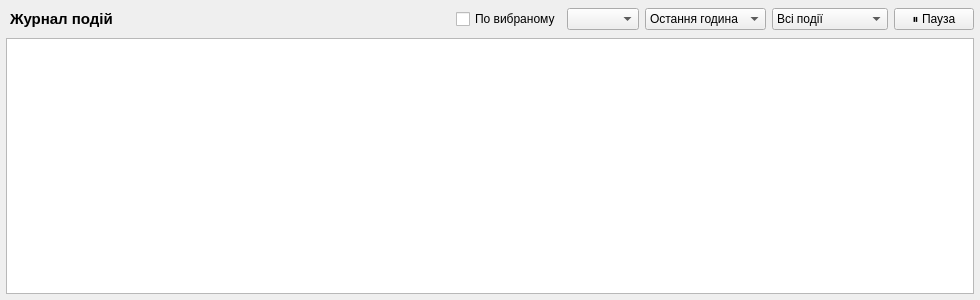
<?xml version="1.0" encoding="UTF-8"?>
<ui version="4.0">
 <class>EventLogPanel</class>
 <widget class="QWidget" name="EventLogPanel">
  <property name="geometry">
   <rect>
    <x>0</x>
    <y>0</y>
    <width>980</width>
    <height>300</height>
   </rect>
  </property>
  <layout class="QVBoxLayout" name="eventLogRootLayout">
   <property name="leftMargin">
    <number>6</number>
   </property>
   <property name="topMargin">
    <number>6</number>
   </property>
   <property name="rightMargin">
    <number>6</number>
   </property>
   <property name="bottomMargin">
    <number>6</number>
   </property>
   <item>
    <layout class="QHBoxLayout" name="toolbarLayout">
     <item>
      <widget class="QLabel" name="titleLabel">
       <property name="text">
        <string>Журнал подій</string>
       </property>
       <property name="styleSheet">
        <string notr="true">font-weight: 600; font-size: 11pt; padding: 4px 0;</string>
       </property>
      </widget>
     </item>
     <item>
      <spacer name="toolbarSpacer">
       <property name="orientation">
        <enum>Qt::Horizontal</enum>
       </property>
       <property name="sizeHint" stdset="0">
        <size>
         <width>40</width>
         <height>20</height>
        </size>
       </property>
      </spacer>
     </item>
     <item>
      <widget class="QCheckBox" name="contextToggle">
       <property name="toolTip">
        <string>Показувати тільки події поточного вибраного об'єкта (Ctrl+Shift+O)</string>
       </property>
       <property name="text">
        <string>По вибраному</string>
       </property>
      </widget>
     </item>
     <item>
      <widget class="QComboBox" name="sourceSelect"/>
     </item>
     <item>
      <widget class="QComboBox" name="rangeSelect">
       <item>
        <property name="text">
         <string>Остання година</string>
        </property>
       </item>
       <item>
        <property name="text">
         <string>Сьогодні</string>
        </property>
       </item>
       <item>
        <property name="text">
         <string>Всі</string>
        </property>
       </item>
      </widget>
     </item>
     <item>
      <widget class="QComboBox" name="severitySelect">
       <item>
        <property name="text">
         <string>Всі події</string>
        </property>
       </item>
       <item>
        <property name="text">
         <string>Критичні</string>
        </property>
       </item>
       <item>
        <property name="text">
         <string>Попередження</string>
        </property>
       </item>
       <item>
        <property name="text">
         <string>Інформаційні</string>
        </property>
       </item>
      </widget>
     </item>
     <item>
      <widget class="QPushButton" name="pauseButton">
       <property name="toolTip">
        <string>Пауза/продовження оновлення журналу (Ctrl+P)</string>
       </property>
       <property name="text">
        <string>⏸ Пауза</string>
       </property>
      </widget>
     </item>
    </layout>
   </item>
   <item>
    <widget class="QTableView" name="eventTable">
     <property name="alternatingRowColors">
      <bool>true</bool>
     </property>
     <property name="selectionBehavior">
      <enum>QAbstractItemView::SelectRows</enum>
     </property>
     <property name="editTriggers">
      <set>QAbstractItemView::NoEditTriggers</set>
     </property>
    </widget>
   </item>
  </layout>
 </widget>
 <resources/>
 <connections/>
</ui>
